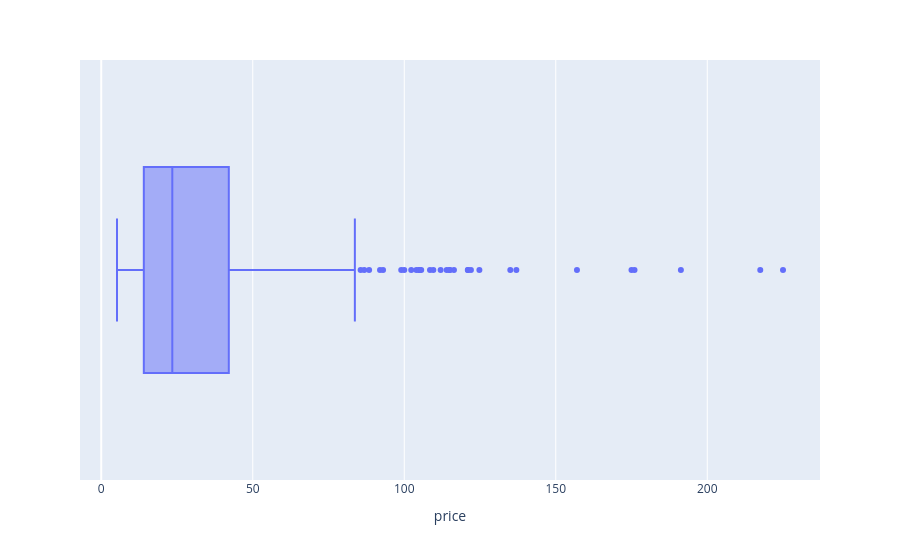

Notebook code for this chart:
### Code cell
#Autre méthode avec plotly express
px.box(data_frame=df_final,x="price")

### Figure 1 — Plotly figure (JSON) as saved in the notebook; plotly's stock layout.template omitted (floating-point values rounded to 4 significant figures; data arrays with more than 128 entries replaced by an {"elided": "..."} marker saying what was removed)
{"data": [{"alignmentgroup": "True", "hovertemplate": "price=%{x}<extra></extra>", "legendgroup": "", "marker": {"color": "#636efa"}, "name": "", "notched": false, "offsetgroup": "", "orientation": "h", "showlegend": false, "type": "box", "x": {"elided": "714 float values"}, "x0": " ", "xaxis": "x", "y0": " ", "yaxis": "y"}], "layout": {"boxmode": "group", "legend": {"tracegroupgap": 0}, "margin": {"t": 60}, "xaxis": {"anchor": "y", "domain": [0, 1], "title": {"text": "price"}}, "yaxis": {"anchor": "x", "domain": [0, 1]}}}
